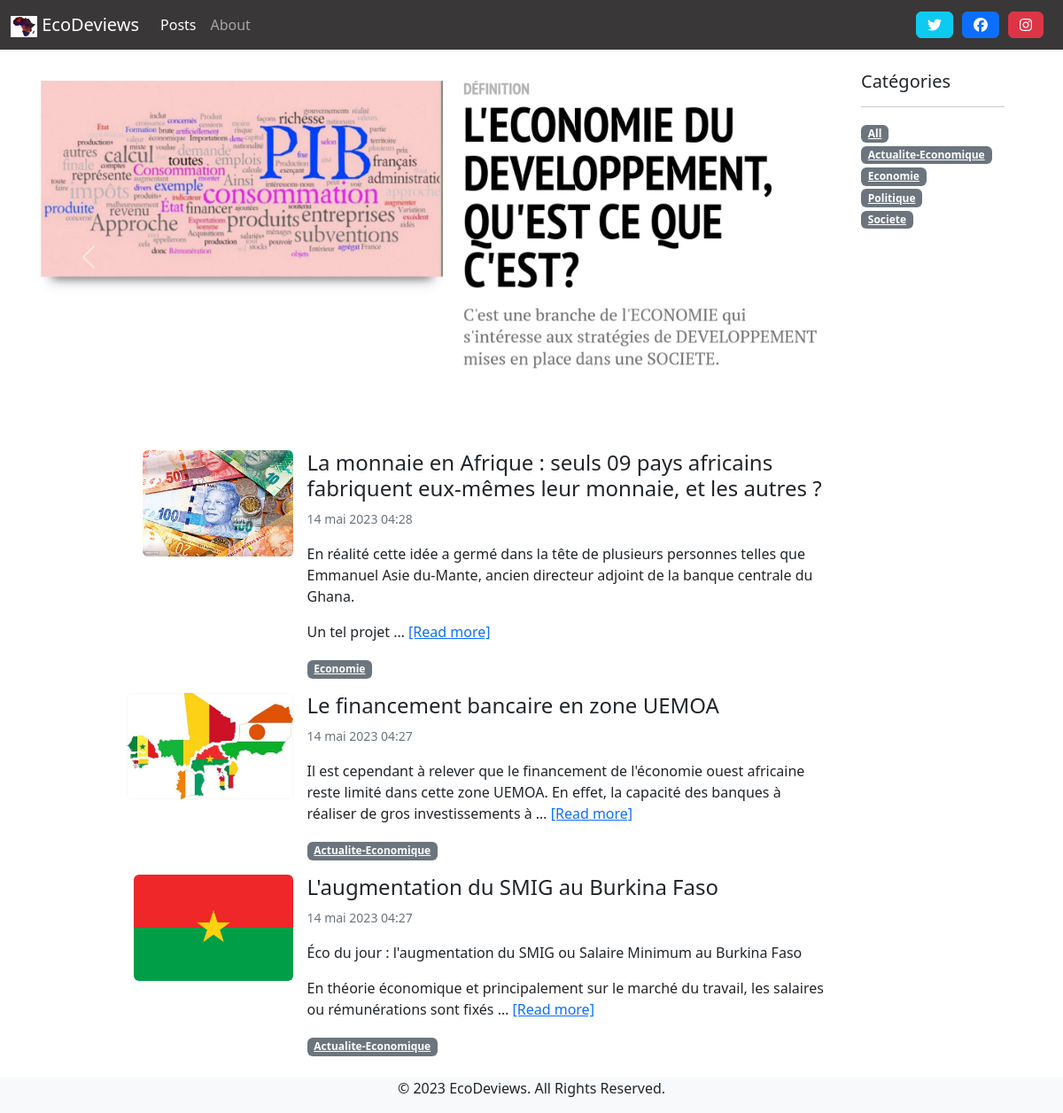
Page /blog/posts/ on the committed database.
### blog/models.py (models this page shows, shortened)
class PostCategory(models.Model):
    name = models.CharField(max_length=50)
    def slug(self):
        return slugify(self.name)

class Post(models.Model):
    title = models.CharField(max_length=100)
    category = models.ForeignKey('PostCategory',
                                 null=True,
                                 blank=True,
                                 on_delete=models.DO_NOTHING)
    redactor = models.ForeignKey('Redactor',
                                 on_delete=models.DO_NOTHING)
    illustration = models.ImageField(upload_to='posts/', blank=True, null=True)
    published = models.BooleanField(default=False)
    text = models.TextField(blank=True)
    created_at = models.DateTimeField(auto_now_add=True)

### blog/views.py (the view)
# urls.py: path('posts/', views.post_list, name='home'),
def post_list(request, category_name=model_helpers.post_category_all.slug()):
    category, posts = model_helpers.get_category_and_posts(category_name)
    categories = model_helpers.get_categories()
    context = {
        'navigation_items': navigation.navigation_items(navigation.NAV_POSTS),
        'category': category,
        'posts': posts,
        'categories': categories,
    }
    return render(request, 'blog/post_list.html', context)

### blog/model_helpers.py (called while the page is built, shortened)
def get_category_and_posts(category_name):
    posts = Post.objects.filter(published=True)
    if category_name == post_category_all.slug():
        category = post_category_all
    posts = posts.order_by('-created_at')
    return category, posts

def get_categories():
    categories = list(PostCategory.objects.all())
    categories.insert(0, post_category_all)
    return categories

### blog/navigation.py (called while the page is built)
def navigation_items(selected_item):
    items = []
    for name, url in NAV_ITEMS:
        items.append({
            'name': name,
            'url': url,
            'active': True if selected_item == name else False
        })
    return items

### blog/templates/blog/post_list.html (shortened to what this page needs)
{% extends 'base.html' %}
{% load static %}
{% block content %}
    <div class="row">
        <div class=" col-sm-10 carousel slide" id="carouselExampleInterval" data-bs-ride="carousel">
            <div class="carousel-inner">
                <div class="carousel-item active" data-bs-interval="10000">
                    <img src="{% static 'img/img1.png' %}" class="d-block w-100 img-fluid" alt="...">
                </div>
            </div>
            <button class="carousel-control-prev" type="button" data-bs-target="#carouselExampleInterval"
                    data-bs-slide="prev">
                <span class="carousel-control-prev-icon" aria-hidden="true"></span>
            </button>
            <button class="carousel-control-next" type="button" data-bs-target="#carouselExampleInterval"
                    data-bs-slide="next">
                <span class="carousel-control-next-icon" aria-hidden="true"></span>
            </button>
        </div>
        <div class="col-sm-2 ">
            <h5>Catégories</h5>
            <hr>
            <ul class="list-unstyled">
                {% for cat in categories %}
                    <li>
                        <a href="{% url 'post-list' cat.slug %}" class="badge bg-secondary text-white">
                            {{ cat.name|capfirst }}
                        </a>
                    </li>
                {% endfor %}
            </ul>
        </div>
    </div>
    <div class="row">
    <div class="col-12 col-sm-9 offset-sm-1" >
    <table class="table table-hover table-borderless ">
        {% for post in posts %}
            <tr>
                <td>
                    <a href="{% url 'post-detail' post.pk %}">
                    <img src="{{ post.illustration.url }} "
                         class="img-fluid float-end rounded mx-auto d-block "
                         style="max-width: 200px; max-height: 120px; "/>
                    </a>
                </td>
                <td>
                    <a href="{% url 'post-detail' post.pk %}"
                       class="link-dark text-decoration-none">
                        <h4>
                            {{ post.title }}
                        </h4>
                    </a>
                    <small class="text-muted ">
                        {{ post.created_at }}
                    </small>
                    <p class="text-muted">
                        {{ post.text|linebreaks|safe|truncatewords:30 }}
                        <a href="{% url 'post-detail' post.pk %}">[Read more]</a>
                    </p>
                    <a href="{% url 'post-list' post.category.slug %}" class="badge bg-secondary text-white">
                        {{ post.category.name|capfirst }}
                    </a>
                </td>
        {% endfor %}
    </table>
    </div>
</div>
{% endblock content %}

### templates/base.html (shortened to what this page needs)
<!DOCTYPE html>
{% load static %}
<html lang="en">
<head>
    <link rel="stylesheet" href="{% static 'css/bootstrap.min.css' %}">
    <link rel="stylesheet" href="https://cdn.jsdelivr.net/npm/@fortawesome/fontawesome-free@6.1.0/css/all.css">
</head>
<body>
<nav class="navbar navbar-dark navbar-expand-md sticky-top" style="background-color: #393738;">
   <div class="container-fluid">
       <a class="navbar-brand" href="{% url 'home' %}">
           <img src="{% static 'img/ecodeviews.png' %}" alt="" width="30" height="24" style="background-color: white;">
           EcoDeviews
       </a>
        <div class="collapse navbar-collapse" id="navbar">
            <ul class="navbar-nav me-auto mb-2 mb-lg-0">
            {% for item in navigation_items %}
                <li class="nav-item">
                    <a class="nav-link {% if item.active %}active{% endif %}" aria-current="page" href="{{ item.url }} ">
                        {{ item.name }}
                    </a>
                </li>
            {% endfor %}
            </ul>
            <a class="btn btn-info fa-brands fa-twitter text-white " href="https://twitter.com/Ecodeviews" style="margin-right: 10px"></a>
            <a class="btn btn-primary fa-brands fa-facebook link-light" href="https://www.facebook.com/ecodeviews" style="margin-right: 10px"></a>
            <a class="btn btn-danger fa-brands fa-instagram  link-light" href="https://www.instagram.com/ecodeviews/" style="margin-right: 10px"></a>
        </div>
   </div>
</nav>
<div class="container">
    <div class="row mt-4">
        {% block content %} Please Override this Block! {% endblock %}
    </div>
</div>
<footer class="bg-light text-center">
    <div class="container">
        <div class="row">
            <div class="col-md-12">
                <p>&copy; 2023 EcoDeviews. All Rights Reserved.</p>
            </div>
        </div>
    </div>
</footer>
</body>
</html>

### rows in the picture
PostCategory: name "Actualite-Economique"
PostCategory: name "Economie"
PostCategory: name "Politique"
PostCategory: name "Societe"
Post: illustration (picture), title "La monnaie en Afrique : seuls 09 pays africains fabriquent eux-mêmes leur monnaie, et les autres ?", created_at "14 mai 2023 04:28", text "En réalité cette idée a germé dans la tête de plusieurs personnes telles que Emmanuel Asie du-Mante, ancien directeur adjoint de la banque centrale du Ghana. Un tel projet …", category.name "Economie"
Post: illustration (picture), title "Le financement bancaire en zone UEMOA", created_at "14 mai 2023 04:27", text "Il est cependant à relever que le financement de l'économie ouest africaine reste limité dans cette zone UEMOA. En effet, la capacité des banques à réaliser de gros investissements à …", category.name "Actualite-Economique"
Post: illustration (picture), title "L'augmentation du SMIG au Burkina Faso", created_at "14 mai 2023 04:27", text "Éco du jour : l'augmentation du SMIG ou Salaire Minimum au Burkina Faso En théorie économique et principalement sur le marché du travail, les salaires ou rémunérations sont fixés …", category.name "Actualite-Economique"

### other values in the picture
{{ item.name }} "Posts" "About"
{{ cat.name|capfirst }} "All"
